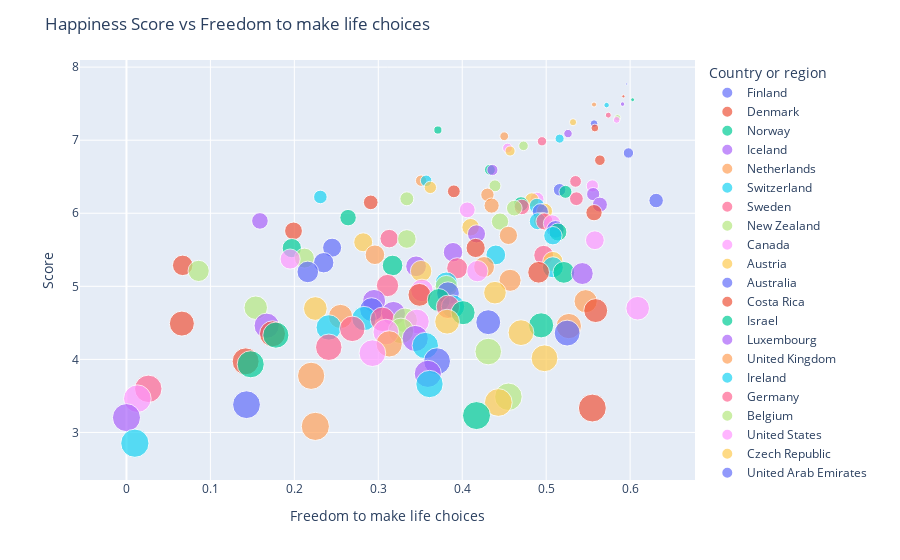

The notebook cell this image was saved under:
### Code cell
# Plot the relationship between score and freedom to make life choices

fig = px.scatter(happy_df, x = 'Freedom to make life choices', y = "Score", size = 'Overall rank', color = "Country or region", hover_name = "Country or region",
          trendline = "ols")

fig.update_layout(title_text = 'Happiness Score vs Freedom to make life choices')
fig.show()
